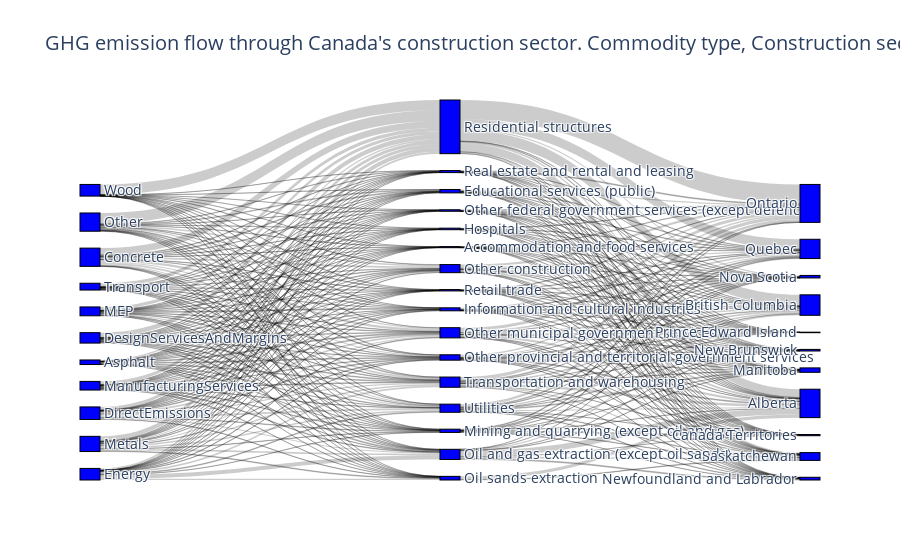

Notebook code for this chart:
### Markdown cell above
# Sankey NEW

### Code cell
# source data from https://plotly.com/python/sankey-diagram/

fig = go.Figure(data=[go.Sankey(
    
    node = dict(
      pad = 100,
      thickness = 20,
      line = dict(color = "black", width = 1),
      label = unique_st_df_clean[0],
      color = 'blue'
    ),
    link = dict(
      source = df_sankey_int['source'], # indices correspond to labels, eg A1, A2, A1, B1, ...
      target = df_sankey_int['target'],
      value = df_sankey_int['value']
  ))])

fig.update_layout(title_text="GHG emission flow through Canada's construction sector. Commodity type, Construction sector, Final province. Canada (MTCO2e, Consumption 2018)", font_size=14)
fig.show()

### Figure 1 — Plotly figure (JSON) as saved in the notebook; plotly's stock layout.template omitted (floating-point values rounded to 4 significant figures; data arrays with more than 128 entries replaced by an {"elided": "..."} marker saying what was removed)
{"data": [{"link": {"source": {"elided": "352 int values"}, "target": {"elided": "352 int values"}, "value": {"elided": "352 float values"}}, "node": {"color": "blue", "label": ["Asphalt", "Concrete", "DesignServicesAndMargins", "DirectEmissions", "Energy", "MEP", "ManufacturingServices", "Metals", "Other", "Transport", "Wood", "Accommodation and food services", "Educational services (public)", "Hospitals", "Information and cultural industries", "Mining and quarrying (except oil and gas)", "Oil and gas extraction (except oil sands)", "Oil sands extraction", "Other federal government services (except defence)", "Other municipal government services", "Other provincial and territorial government services", "Real estate and rental and leasing", "Residential structures", "Retail trade", "Transportation and warehousing", "Utilities", "Other construction", "Newfoundland and Labrador", "Prince Edward Island", "Nova Scotia", "New Brunswick", "Quebec", "Ontario", "Manitoba", "Saskatchewan", "Alberta", "British Columbia", "Canada Territories"], "line": {"color": "black", "width": 1}, "pad": 100, "thickness": 20}, "type": "sankey"}], "layout": {"font": {"size": 14}, "title": {"text": "GHG emission flow through Canada's construction sector. Commodity type, Construction sector, Final province. Canada (MTCO2e, Consumption 2018)"}}}
